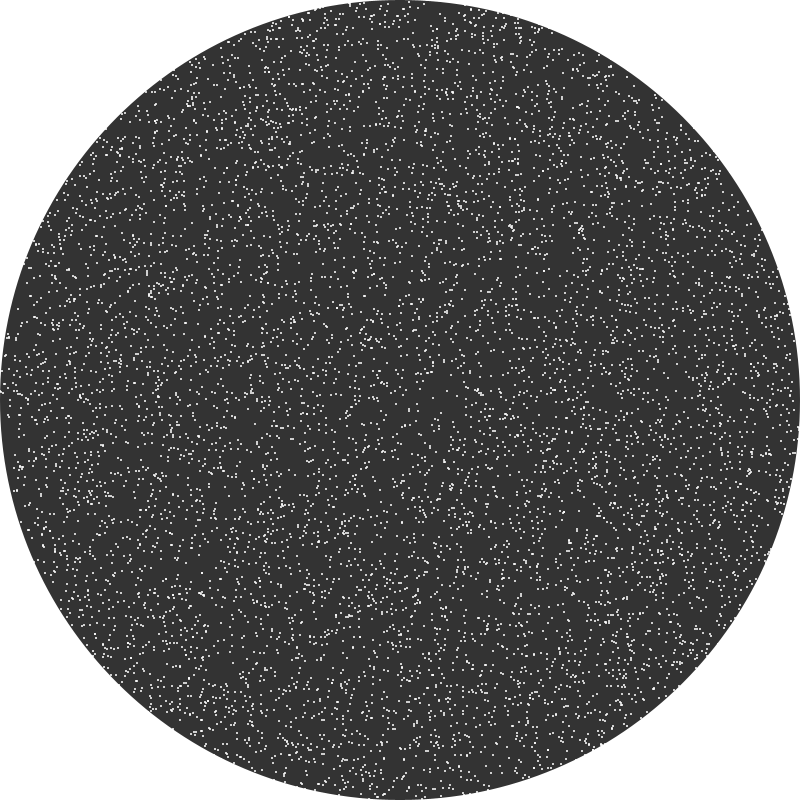
Frame 1 (no input)
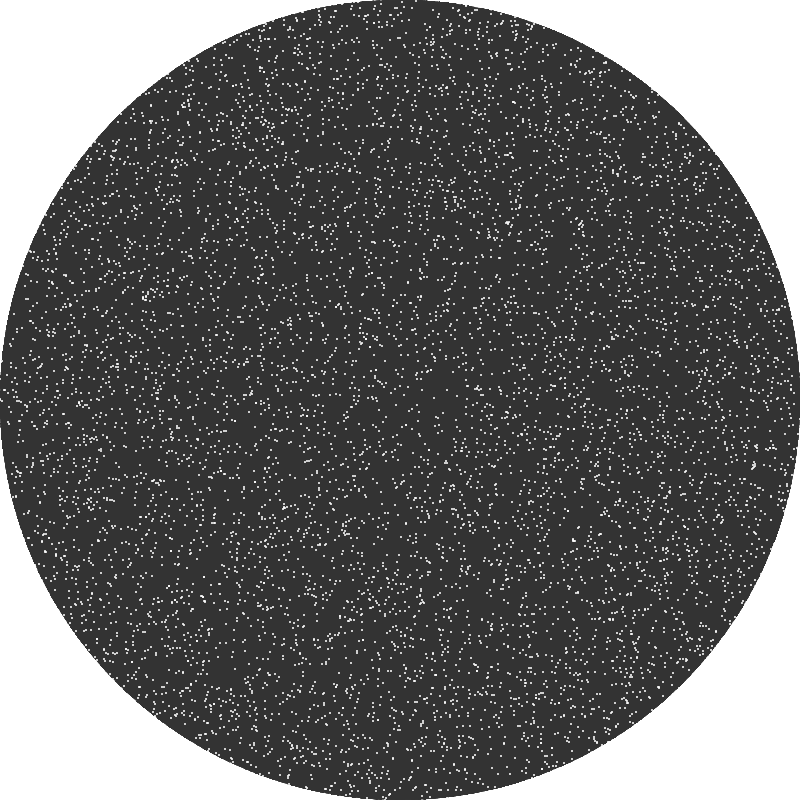
Frame 60 (the mouse pressed at the canvas centre just before this capture)
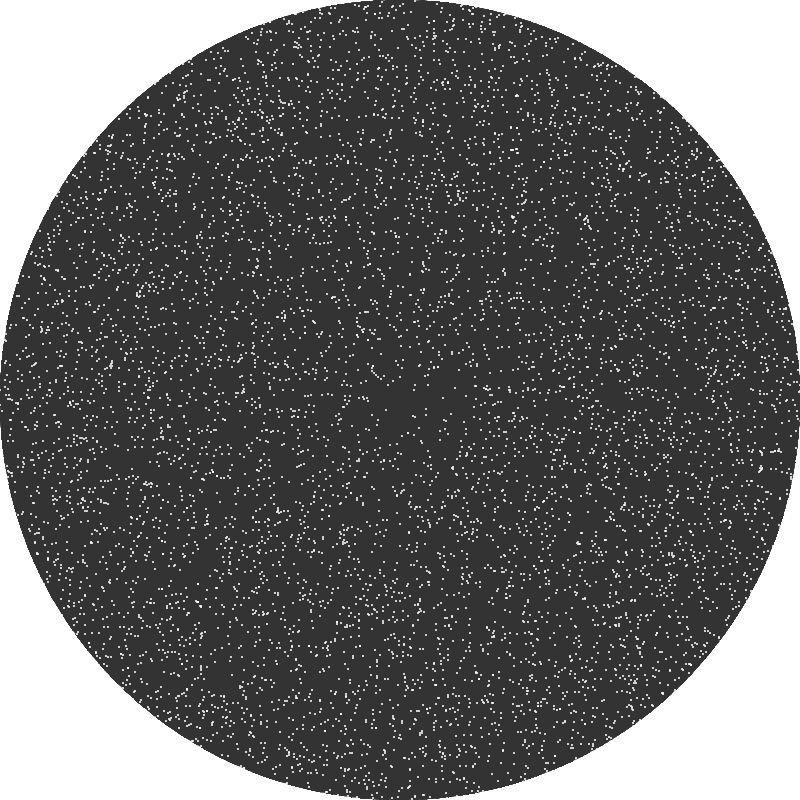
Frame 120 (the mouse held since frame 60 and released just before this capture)

The Processing sketch that drew these frames (run headless with seeded random() and noise(); from frame 60 on, the mouse is pressed at the canvas centre):

// Processing sketch: processing_106135
// ── processing_106135.pde

interface Drawable {
  void draw(); 
}

class SandParticle implements Drawable {
  int x, y;
  color pigment;
  int DIAMETER = 2;
  
  SandParticle(int x, int y, color pigment) {
    this.x = x;
    this.y = y;
    this.pigment = pigment;
  }
  
  void draw() {
    fill(pigment);
    noStroke();
    
    ellipse(x, y, DIAMETER, DIAMETER); 
  }
}

class Sand {
  ArrayList<SandParticle> particles;
  color PIGMENT = color(1);
  
  Sand(int particleCount) {
    particles = new ArrayList<SandParticle>();
    for (int i = 0; i < particleCount; i++) {
      particles.add(spawnParticle()); 
    }
  }
  
  private SandParticle spawnParticle() {
    int x = (int)random(width);
    int y = (int)random(height);
    
    return new SandParticle(x, y, PIGMENT);
  }
}

class VibrationPlate implements Drawable {
  color pigment;
  Sand sand;
  float periodicPhase = 0;
 
  VibrationPlate(color pigment, int particleCount) {
    this.pigment = pigment;
    this.sand = new Sand(particleCount);
  }
  
  void draw() {
    drawPlate();
    drawSand();
  }
  
  void drawPlate() {
    fill(pigment);
    noStroke();
    
    int diameter = (int)min(width, height);
    ellipse(width/2, height/2, diameter, diameter);
  }
  
  void drawSand() {
    for (SandParticle particle : sand.particles) {
      particle.draw(); 
    }
  }
  
  void update() {
    updatePlate();
    updateSand();
  }
  
  void updatePlate() {
    periodicPhase += 0.5;
  }
  
  void updateSand() {
    for (SandParticle particle : sand.particles) {
      if (random(1) > 0.00001) {
        int x = particle.x - width/2;
        int y = particle.y - height/2;
        float radialPosition = sqrt(sq(x) + sq(y));
        float angularPosition = atan2(y, x);
        float perturbedAngle = angularPosition + cos(periodicPhase)/200;
        radialPosition += 3 * sin(periodicPhase);
        x = round(radialPosition * cos(perturbedAngle));
        y = round(radialPosition * sin(perturbedAngle));
        particle.x = x + width/2;
        particle.y = y + height/2;
      }
    } 
  }
}

VibrationPlate plate;

void setup() {
  size(800, 800);
  colorMode(RGB, 1.0);
  background(1);
  frameRate(30);
  
  plate = new VibrationPlate(color(0.2, 0.2, 0.2), 10000);
}

void draw() {
  plate.update();
  plate.draw();
}
